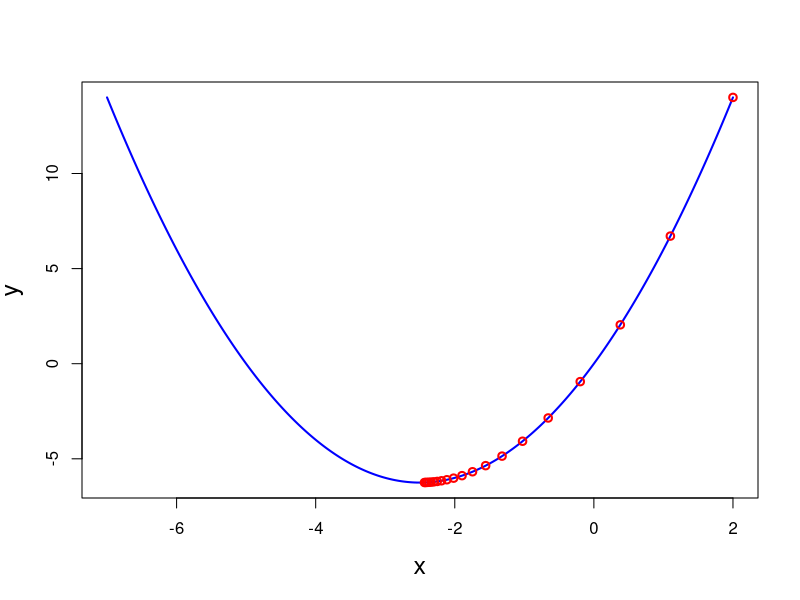

The R script that drew this image: (Note: a time limit stopped this script after it produced the figure.)
gradientDescent <- function(x, alpha, num_iters){
  y_history <- as.data.frame(matrix(ncol=2, nrow=num_iters))
  for (iter in 1:num_iters){
    y <- x^2 +5 * x;
    y_history[iter,] <- c(x, y);
    slope = 2*x+5;
    x = x - alpha * slope;
  }
  y_history
}

res <- gradientDescent(2,0.1,20);
cat("Minimum point in y = ");min(res$V2)
cat("Value of x corresponding to minimum point in y = ");res[which.min(res$V2),]$V1;

x<- seq(-7,2,0.01)
y<-x^2 +5*x
plot(x,y,type="l",col="blue",lwd=2,cex.lab=1.5)
points(res$V1,res$V2,type="p",col="red",lwd=2,cex.lab=1.5)


attach(mtcars)

Y <- mpg
bias <- rep(1, times=length(Y))
X <- as.matrix(cbind(bias, wt, qsec))


# Defining error cost and gradients function

# For calculating error, pass input matrix,
# beta coefficients, output y
err <- function(x,b,y) {
  return((x %*% b) - y )
  }
# For calculating cost, pass error
cost <- function(e) {
  return((1/length(e))*crossprod(e))
  }
# Calculate Gradient matrix, pass input matrix and error
gradients <- function(x,e){
  x <- as.matrix(x)
  return((2/nrow(x))*(crossprod(x,e)))
  }

regression_gradient_descent <- function(X,
                                        Y,
                                        converge_threshold,
                                        alpha,
                                        num_iters,
                                        print_every){
  beta <- matrix(0, ncol = 1, nrow = ncol(X))
  threshold <- converge_threshold
  cost_vector <- c()
  alpha <- alpha
  error <- err(X, beta, Y)
  cost_prev <- cost(error)
  cost_vector <- c(cost_vector, cost_prev)
  beta_prev <- beta
  cost_new <- cost_prev + 1
  cost_check <- abs(cost_new - cost_prev)
  i <- as.integer(0)
  num_iters <- num_iters
  print_every <- ifelse(print_every > 0, print_every, num_iters)
  while( cost_check > threshold && i <= num_iters) {
    beta_new <- beta_prev - alpha * gradients(X, error)
    error_new <- err(X, beta_new, Y)
    cost_new <- cost(error_new)
    cost_vector <- c(cost_vector,cost_new)
    beta_prev <- beta_new
    error <- error_new
    cost_check <- abs(cost_new-cost_prev)
    cost_prev <- cost_new
    i <- as.integer(i+1);
    if( i %% print_every == 0){
      print(c(i, cost_new, cost_check))
      }
  }
  list("Beta_Estmates" = beta_new,
       "Cost"= cost_new,
       "Iterations" = i,
       "Cost_History" = cost_vector)
}

grad_reg_result <- regression_gradient_descent(X,
                                               Y,
                                               converge_threshold = 0,
                                               alpha = 0.003,
                                               num_iters = 300000,
                                               print_every = 50000)
j=seq(10000,grad_reg_result$Iterations,10000)
plot(j,grad_reg_result$Cost_History[j],type="b",col="blue",lwd=2,cex.lab=1.5,ylab = "Cost",xlab="iterations")

cat("Beta estimates using gradient Descent");print(grad_reg_result$Beta_Estmates)
reg<-lm(mpg ~wt+qsec)
print("Beta coffeicients from lm function");reg$coefficients
